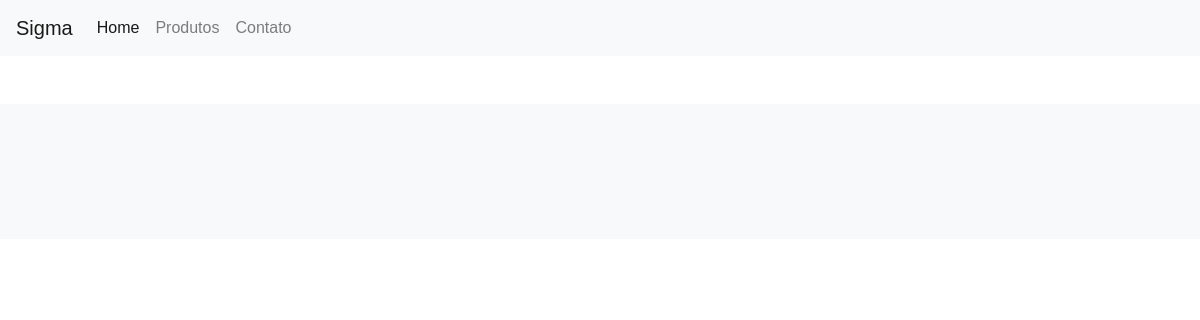
/, run on an earlier commit of the app's database.
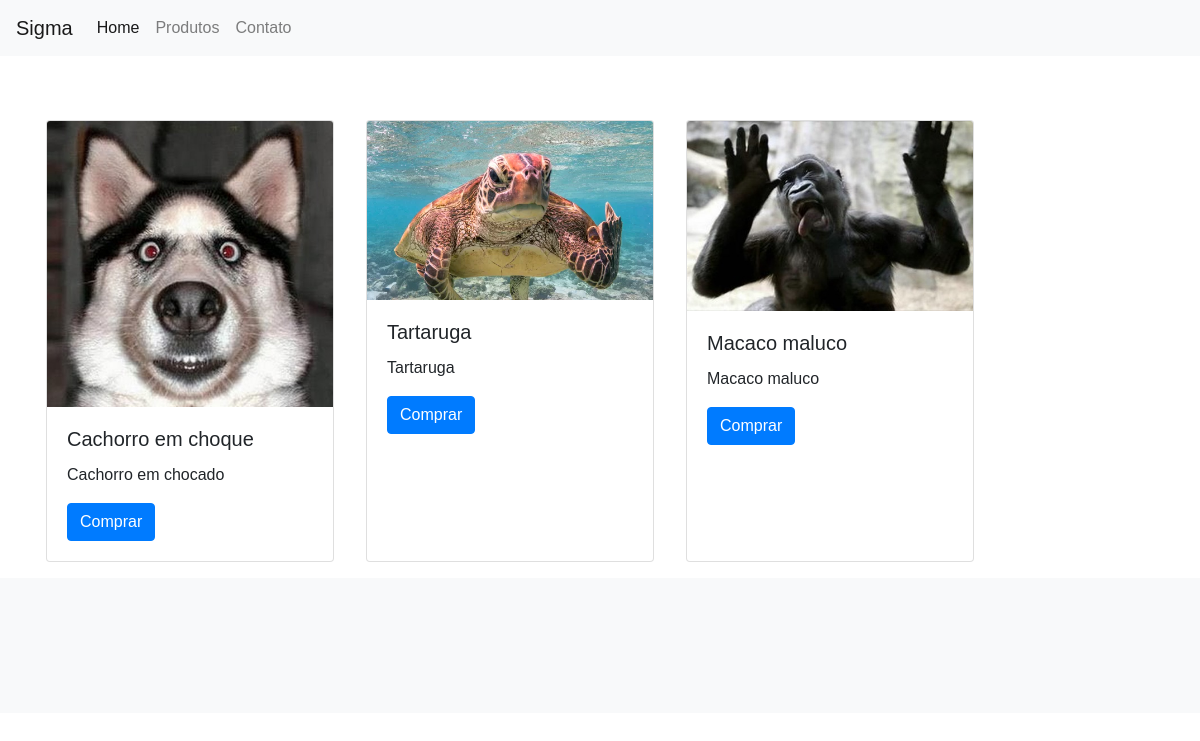
And on a later commit of the database.
### tables this page shows
CREATE TABLE `produtos` (
  `ProdutoID` int(11) NOT NULL,
  `Nome` varchar(150) NOT NULL,
  `Descricao` longtext NOT NULL,
  `Imagem` varchar(200) NOT NULL,
  `Preco` float NOT NULL,
  `Ativo` tinyint(1) NOT NULL,
  `CategoriaID` int(11) NOT NULL
);

### index.php (the view, shortened to what this page needs)
<?php
include_once './includes/_banco.php';
include_once './includes/_head.php';
include_once './includes/_header.php';
?>
<div class= "container">
   <div class= "row mt-5">
  <?php
    $sql = "SELECT * FROM produtos WHERE Ativo = 1 ORDER BY RAND() LIMIT 3";
    $exec = mysqli_query($conn,$sql);
    while ($dados = mysqli_fetch_assoc($exec) ) {
  ?>
     <div class="card m-3" style="width: 18rem;">
     <img src="./content/<?php echo $dados['Imagem'];?>" class="card-img-top" alt="...">
     <div class="card-body">
    <h5 class="card-title"><?php echo $dados['Nome'];?></h5>
    <p class="card-text"><?php echo $dados['Descricao'];?></p>
    <a href="produto-detalhe.php?id=<?php echo $dados['ProdutoID'];?>&tipo=promocao" class="btn btn-primary">Comprar</a>
  </div>
</div>
<?php
   }
?>
</div>
</div>
<?php
include_once './includes/_footer.php';
?>

### includes/_head.php (shortened to what this page needs)
<!doctype html>
<html lang="en">
<head>
    <link rel="stylesheet" href="https://cdn.jsdelivr.net/npm/bootstrap@4.6.1/dist/css/bootstrap.min.css"
>
    <link rel="stylesheet" href="./css/style.css">
</head>
<body>

### includes/_header.php
<header>
    <nav class="navbar navbar-expand-lg navbar-light bg-light">
        <a class="navbar-brand" href="#">Sigma</a>
        <div class="collapse navbar-collapse" id="navbarNavDropdown">
            <ul class="navbar-nav">
                <li class="nav-item active">
                    <a class="nav-link" href="./index.php">Home</a>
                </li>
                <li class="nav-item">
                    <a class="nav-link" href="./produtos.php">Produtos</a>
                </li>
                <li class="nav-item">
                    <a class="nav-link" href="./contato.php">Contato</a>
                </li>
            </ul>
        </div>
    </nav>
</header>
<main>

### includes/_footer.php (shortened to what this page needs)
</main>
<footer>
</footer>
</body>
</html>

### css/style.css (style rules this page uses)
* { padding: 0; margin: 0; font-family: 'Lucida Sans', 'Lucida Sans Regular', 'Lucida Grande', 'Lucida Sans Unicode', Geneva, Verdana, sans-serif; }
footer { width: auto; height: 135px; background-color: #f8f9fa; }

What changed in the data, as far as the page shows it:
added produtos: Imagem (picture), Nome "Cachorro em choque", Descricao "Cachorro em chocado"
added produtos: Imagem (picture), Nome "Tartaruga", Descricao "Tartaruga"
added produtos: Imagem (picture), Nome "Macaco maluco", Descricao "Macaco maluco"
